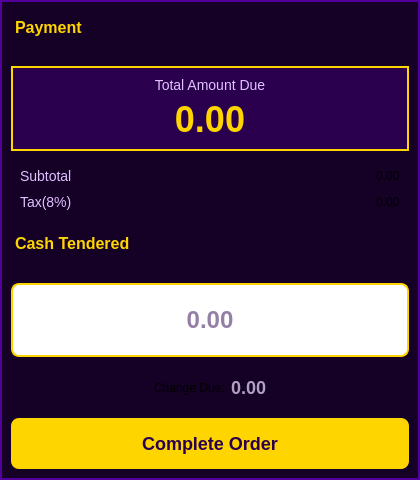
<?xml version="1.0" encoding="UTF-8"?>
<ui version="4.0">
 <class>Dialog</class>
 <widget class="QDialog" name="Dialog">
  <property name="geometry">
   <rect>
    <x>0</x>
    <y>0</y>
    <width>420</width>
    <height>480</height>
   </rect>
  </property>
  <property name="windowTitle">
   <string>Dialog</string>
  </property>
  <property name="styleSheet">
   <string notr="true">QDialog {
    background-color: #150026;   
    border: 2px solid #520099;  
}
QLabel#Header, QLabel#Header2 {
    color: #FFD500;             
    font-size: 16px;            
    font-weight: bold;
    border-bottom: 2px solid #520099; 
    padding-bottom: 5px;
    margin-bottom: 10px;
}
QFrame#frame {
    background-color: #2A004E;
    border: 2px solid #FFD500; 
}

QLabel#headerTotal {          
    color: #E0C2FF;           
    font-size: 14px;
}

QLabel#Totalamountdue {        
    color: #FFD500;              
    font-weight: bold;
    font-size: 36px;             
}

QLabel#subtotaHeader, QLabel#taxHeader {
    color: #E0C2FF;             
    font-size: 14px;
    font-weight: normal;        
}
QLabel#changedues {
    color: #FFFFFF;             
    font-size: 18px;           
    font-weight: bold;          
}
QLineEdit#changedue2 {
    background-color: #FFFFFF;   
    color: #2A004E;              
    border: 2px solid #FFD500;   
    border-radius: 8px;
    font-size: 24px;           
    font-weight: bold;
    padding: 10px;
}


QLabel#changedues {
    color: #B0A0C0;            
}

QLabel#totalchange {
    color: #FFFFFF;              
    font-size: 28px;
    font-weight: bold;
}


QPushButton#completeOrder {
    background-color: #FFD500;   
    color: #2A004E;           
    font-weight: bold;
    font-size: 18px;
    border-radius: 8px;
    padding: 15px;
    border: none;
}

QPushButton#completeOrder:hover {
    background-color: #E6C200; 
}

QPushButton#completeOrder:pressed {
    background-color: #CCAC00;
}</string>
  </property>
  <layout class="QVBoxLayout" name="verticalLayout_3">
   <item>
    <widget class="QLabel" name="Header">
     <property name="text">
      <string>Payment</string>
     </property>
    </widget>
   </item>
   <item>
    <widget class="QFrame" name="frame">
     <property name="frameShape">
      <enum>QFrame::Shape::StyledPanel</enum>
     </property>
     <property name="frameShadow">
      <enum>QFrame::Shadow::Raised</enum>
     </property>
     <layout class="QVBoxLayout" name="verticalLayout_2">
      <item>
       <widget class="QLabel" name="headerTotal">
        <property name="text">
         <string>Total Amount Due</string>
        </property>
        <property name="alignment">
         <set>Qt::AlignmentFlag::AlignCenter</set>
        </property>
       </widget>
      </item>
      <item>
       <widget class="QLabel" name="Totalamountdue">
        <property name="text">
         <string>0.00</string>
        </property>
        <property name="alignment">
         <set>Qt::AlignmentFlag::AlignCenter</set>
        </property>
       </widget>
      </item>
     </layout>
    </widget>
   </item>
   <item>
    <widget class="QFrame" name="frame_2">
     <property name="frameShape">
      <enum>QFrame::Shape::NoFrame</enum>
     </property>
     <property name="frameShadow">
      <enum>QFrame::Shadow::Plain</enum>
     </property>
     <layout class="QVBoxLayout" name="verticalLayout">
      <item>
       <layout class="QHBoxLayout" name="horizontalLayout">
        <item>
         <widget class="QLabel" name="subtotaHeader">
          <property name="text">
           <string>Subtotal</string>
          </property>
         </widget>
        </item>
        <item>
         <spacer name="horizontalSpacer">
          <property name="orientation">
           <enum>Qt::Orientation::Horizontal</enum>
          </property>
          <property name="sizeHint" stdset="0">
           <size>
            <width>40</width>
            <height>20</height>
           </size>
          </property>
         </spacer>
        </item>
        <item>
         <widget class="QLabel" name="subtotal">
          <property name="text">
           <string>0.00</string>
          </property>
         </widget>
        </item>
       </layout>
      </item>
      <item>
       <layout class="QHBoxLayout" name="horizontalLayout_2">
        <item>
         <widget class="QLabel" name="taxHeader">
          <property name="text">
           <string>Tax(8%)</string>
          </property>
         </widget>
        </item>
        <item>
         <spacer name="horizontalSpacer_2">
          <property name="orientation">
           <enum>Qt::Orientation::Horizontal</enum>
          </property>
          <property name="sizeHint" stdset="0">
           <size>
            <width>40</width>
            <height>20</height>
           </size>
          </property>
         </spacer>
        </item>
        <item>
         <widget class="QLabel" name="taxs">
          <property name="text">
           <string>0.00</string>
          </property>
         </widget>
        </item>
       </layout>
      </item>
     </layout>
    </widget>
   </item>
   <item>
    <widget class="QLabel" name="Header2">
     <property name="text">
      <string>Cash Tendered</string>
     </property>
    </widget>
   </item>
   <item>
    <widget class="QLineEdit" name="changedue2">
     <property name="minimumSize">
      <size>
       <width>0</width>
       <height>74</height>
      </size>
     </property>
     <property name="alignment">
      <set>Qt::AlignmentFlag::AlignCenter</set>
     </property>
     <property name="placeholderText">
      <string>0.00</string>
     </property>
    </widget>
   </item>
   <item>
    <widget class="QFrame" name="frame_3">
     <property name="frameShape">
      <enum>QFrame::Shape::NoFrame</enum>
     </property>
     <property name="frameShadow">
      <enum>QFrame::Shadow::Plain</enum>
     </property>
     <layout class="QHBoxLayout" name="horizontalLayout_3">
      <item>
       <spacer name="horizontalSpacer_4">
        <property name="orientation">
         <enum>Qt::Orientation::Horizontal</enum>
        </property>
        <property name="sizeHint" stdset="0">
         <size>
          <width>40</width>
          <height>20</height>
         </size>
        </property>
       </spacer>
      </item>
      <item>
       <widget class="QLabel" name="label_3">
        <property name="text">
         <string>Change Due:</string>
        </property>
        <property name="alignment">
         <set>Qt::AlignmentFlag::AlignLeading|Qt::AlignmentFlag::AlignLeft|Qt::AlignmentFlag::AlignVCenter</set>
        </property>
       </widget>
      </item>
      <item>
       <widget class="QLabel" name="changedues">
        <property name="text">
         <string>0.00</string>
        </property>
       </widget>
      </item>
      <item>
       <spacer name="horizontalSpacer_3">
        <property name="orientation">
         <enum>Qt::Orientation::Horizontal</enum>
        </property>
        <property name="sizeHint" stdset="0">
         <size>
          <width>40</width>
          <height>20</height>
         </size>
        </property>
       </spacer>
      </item>
     </layout>
    </widget>
   </item>
   <item>
    <widget class="QPushButton" name="completeOrder">
     <property name="text">
      <string>Complete Order</string>
     </property>
    </widget>
   </item>
  </layout>
 </widget>
 <resources/>
 <connections/>
</ui>
